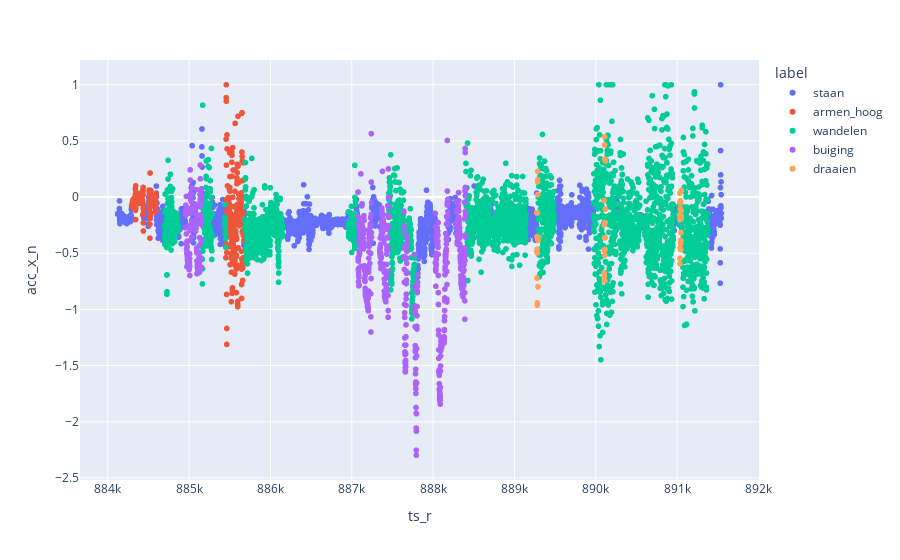

The code cell stored with this chart in its notebook:
### Code cell
px.scatter(df, x='ts_r', y='acc_x_n', color='label')

### Figure 1 — Plotly figure (JSON) as saved in the notebook; plotly's stock layout.template omitted (floating-point values rounded to 4 significant figures; data arrays with more than 128 entries replaced by an {"elided": "..."} marker saying what was removed)
{"data": [{"hovertemplate": "label=staan<br>ts_r=%{x}<br>acc_x_n=%{y}<extra></extra>", "legendgroup": "staan", "marker": {"color": "#636efa", "symbol": "circle"}, "mode": "markers", "name": "staan", "showlegend": true, "type": "scattergl", "x": {"elided": "2934 int values"}, "xaxis": "x", "y": {"elided": "2934 float values"}, "yaxis": "y"}, {"hovertemplate": "label=armen_hoog<br>ts_r=%{x}<br>acc_x_n=%{y}<extra></extra>", "legendgroup": "armen_hoog", "marker": {"color": "#EF553B", "symbol": "circle"}, "mode": "markers", "name": "armen_hoog", "showlegend": true, "type": "scattergl", "x": {"elided": "450 int values"}, "xaxis": "x", "y": {"elided": "450 float values"}, "yaxis": "y"}, {"hovertemplate": "label=wandelen<br>ts_r=%{x}<br>acc_x_n=%{y}<extra></extra>", "legendgroup": "wandelen", "marker": {"color": "#00cc96", "symbol": "circle"}, "mode": "markers", "name": "wandelen", "showlegend": true, "type": "scattergl", "x": {"elided": "3195 int values"}, "xaxis": "x", "y": {"elided": "3195 float values"}, "yaxis": "y"}, {"hovertemplate": "label=buiging<br>ts_r=%{x}<br>acc_x_n=%{y}<extra></extra>", "legendgroup": "buiging", "marker": {"color": "#ab63fa", "symbol": "circle"}, "mode": "markers", "name": "buiging", "showlegend": true, "type": "scattergl", "x": {"elided": "789 int values"}, "xaxis": "x", "y": {"elided": "789 float values"}, "yaxis": "y"}, {"hovertemplate": "label=draaien<br>ts_r=%{x}<br>acc_x_n=%{y}<extra></extra>", "legendgroup": "draaien", "marker": {"color": "#FFA15A", "symbol": "circle"}, "mode": "markers", "name": "draaien", "showlegend": true, "type": "scattergl", "x": [889275, 889276, 889277, 889278, 889279, 889280, 889281, 889282, 889283, 889284, 889285, 889286, 889287, 889288, 889289, 889290, 889291, 890102, 890103, 890104, 890105, 890106, 890107, 890108, 890109, 890110, 890111, 890112, 890113, 890114, 890115, 890116, 890117, 890118, 891032, 891033, 891034, 891035, 891036, 891037, 891038, 891039, 891040, 891041, 891042, 891043, 891044, 891045, 891046, 891047, 891048, 891049, 891050, 891051, 891052, 891053], "xaxis": "x", "y": [-0.1401, -0.4846, -0.7214, -0.4629, -0.3521, -0.9619, -0.9417, -0.4973, -0.3647, -0.1406, 0.1375, 0.2295, 0.1545, 0.02246, -0.3542, -0.7983, -0.3862, -0.03076, -0.6736, -0.2466, -0.4744, -0.7068, -0.2371, -0.3625, 0.4639, 0.5369, 0.3372, -0.5171, -0.7468, -0.4661, -0.3611, -0.2271, -0.1074, 0.322, -0.1584, 0.03418, -0.0498, -0.5454, -0.5933, -0.4524, -0.2021, -0.05249, -0.1006, -0.03369, -0.186, -0.4121, -0.4678, -0.4111, -0.4646, -0.387, -0.3872, -0.3159, -0.1206, -0.1926, -0.1689, 0.05981], "yaxis": "y"}], "layout": {"legend": {"title": {"text": "label"}, "tracegroupgap": 0}, "margin": {"t": 60}, "xaxis": {"anchor": "y", "domain": [0, 1], "title": {"text": "ts_r"}}, "yaxis": {"anchor": "x", "domain": [0, 1], "title": {"text": "acc_x_n"}}}}
